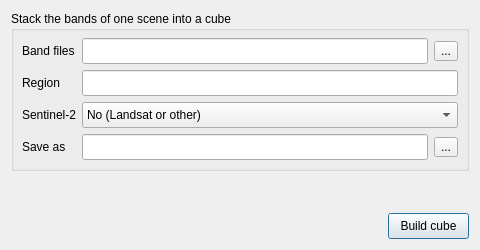
<?xml version="1.0" encoding="UTF-8"?>
<ui version="4.0">
 <class>RemoteSCutcube</class>
 <widget class="QDialog" name="RemoteSCutcube">
  <property name="geometry">
   <rect>
    <x>0</x>
    <y>0</y>
    <width>480</width>
    <height>250</height>
   </rect>
  </property>
  <property name="windowTitle">
   <string>Band cube</string>
  </property>
  <widget class="QGroupBox" name="gb_input">
   <property name="geometry">
    <rect>
     <x>11</x>
     <y>11</y>
     <width>458</width>
     <height>160</height>
    </rect>
   </property>
   <property name="title">
    <string>Stack the bands of one scene into a cube</string>
   </property>
   <widget class="QLabel" name="lbl_names">
    <property name="geometry">
     <rect>
      <x>11</x>
      <y>27</y>
      <width>54</width>
      <height>26</height>
     </rect>
    </property>
    <property name="text">
     <string>Band files</string>
    </property>
   </widget>
   <widget class="QLineEdit" name="p_names">
    <property name="geometry">
     <rect>
      <x>71</x>
      <y>27</y>
      <width>346</width>
      <height>26</height>
     </rect>
    </property>
    <property name="toolTip">
     <string>The band files, ';'-separated (pick several at once with the button). Landsat file names get their band descriptions automatically.</string>
    </property>
    <property name="refresh" stdset="0">
     <bool>true</bool>
    </property>
   </widget>
   <widget class="QToolButton" name="browse_p_names">
    <property name="geometry">
     <rect>
      <x>423</x>
      <y>30</y>
      <width>24</width>
      <height>20</height>
     </rect>
    </property>
    <property name="toolTip">
     <string>Choose the band files</string>
    </property>
    <property name="text">
     <string>...</string>
    </property>
    <property name="multi" stdset="0">
     <bool>true</bool>
    </property>
    <property name="filter" stdset="0">
     <string>Band files (*.tif *.TIF *.jp2);;All files (*)</string>
    </property>
   </widget>
   <widget class="QLabel" name="lbl_region">
    <property name="geometry">
     <rect>
      <x>11</x>
      <y>59</y>
      <width>54</width>
      <height>26</height>
     </rect>
    </property>
    <property name="text">
     <string>Region</string>
    </property>
   </widget>
   <widget class="QLineEdit" name="p_region">
    <property name="geometry">
     <rect>
      <x>71</x>
      <y>59</y>
      <width>376</width>
      <height>26</height>
     </rect>
    </property>
    <property name="toolTip">
     <string>W/E/S/N in the files' own coordinates (e.g. UTM metres). Empty = the whole scene.</string>
    </property>
   </widget>
   <widget class="QLabel" name="lbl_sentinel">
    <property name="geometry">
     <rect>
      <x>11</x>
      <y>91</y>
      <width>54</width>
      <height>26</height>
     </rect>
    </property>
    <property name="text">
     <string>Sentinel-2</string>
    </property>
   </widget>
   <widget class="QComboBox" name="p_sentinel">
    <property name="geometry">
     <rect>
      <x>71</x>
      <y>91</y>
      <width>376</width>
      <height>26</height>
     </rect>
    </property>
    <property name="toolTip">
     <string>Sentinel-2 file names cannot be recognised on their own: say which resolution these bands are, so their descriptions can be assigned.</string>
    </property>
    <item>
     <property name="text">
      <string>No (Landsat or other)</string>
     </property>
    </item>
    <item>
     <property name="text">
      <string>10 m bands</string>
     </property>
    </item>
    <item>
     <property name="text">
      <string>20 m bands</string>
     </property>
    </item>
    <item>
     <property name="text">
      <string>60 m bands</string>
     </property>
    </item>
   </widget>
   <widget class="QLabel" name="lbl_save">
    <property name="geometry">
     <rect>
      <x>11</x>
      <y>123</y>
      <width>54</width>
      <height>26</height>
     </rect>
    </property>
    <property name="text">
     <string>Save as</string>
    </property>
   </widget>
   <widget class="QLineEdit" name="p_save">
    <property name="geometry">
     <rect>
      <x>71</x>
      <y>123</y>
      <width>346</width>
      <height>26</height>
     </rect>
    </property>
    <property name="toolTip">
     <string>The cube file to write (GeoTIFF); it is then opened in this window.</string>
    </property>
   </widget>
   <widget class="QToolButton" name="browse_p_save">
    <property name="geometry">
     <rect>
      <x>423</x>
      <y>126</y>
      <width>24</width>
      <height>20</height>
     </rect>
    </property>
    <property name="toolTip">
     <string>Save the cube as</string>
    </property>
    <property name="text">
     <string>...</string>
    </property>
    <property name="save" stdset="0">
     <bool>true</bool>
    </property>
    <property name="filter" stdset="0">
     <string>GeoTIFF (*.tif *.tiff)</string>
    </property>
   </widget>
  </widget>
  <widget class="QLabel" name="lbl_status">
   <property name="geometry">
    <rect>
     <x>11</x>
     <y>177</y>
     <width>458</width>
     <height>30</height>
    </rect>
   </property>
   <property name="text">
    <string/>
   </property>
   <property name="wordWrap">
    <bool>true</bool>
   </property>
  </widget>
  <widget class="QPushButton" name="run_compute">
   <property name="geometry">
    <rect>
     <x>388</x>
     <y>213</y>
     <width>81</width>
     <height>26</height>
    </rect>
   </property>
   <property name="text">
    <string>Build cube</string>
   </property>
   <property name="busy" stdset="0">
    <string>Cutting and stacking the bands…</string>
   </property>
  </widget>
 </widget>
 <resources/>
 <connections/>
</ui>
